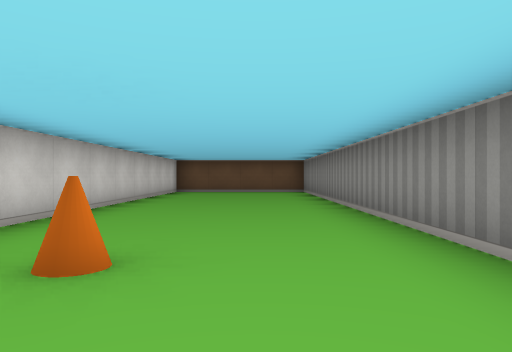
view 1 (above)

20 first-person views from a walk through a cub3D maze. The camera is about half as high as the walls, looks level and sees 70° across. The floor is counted in squares. Each view is taken from the middle of a square. On the plan, view 1 faces up. The plan holds only what a view shows up to about 9 squares ahead; the rest is blank.

view 2
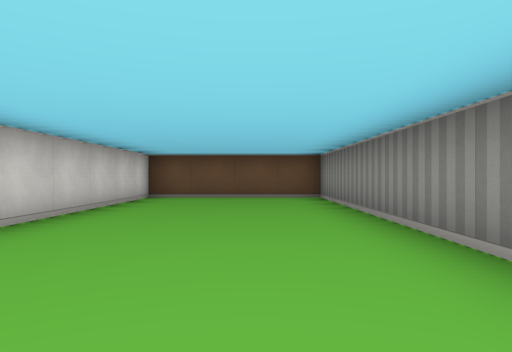

view 3
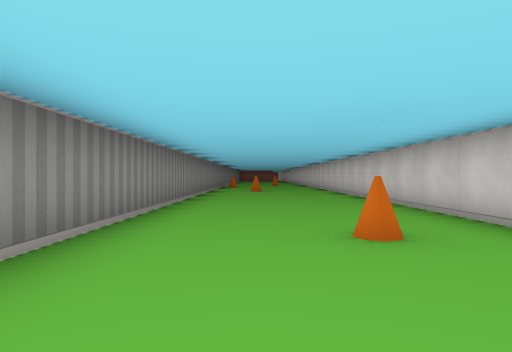

view 4
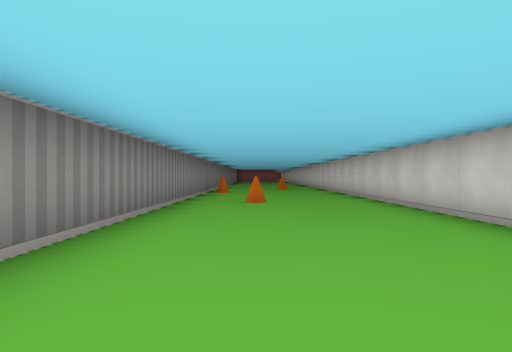

view 5
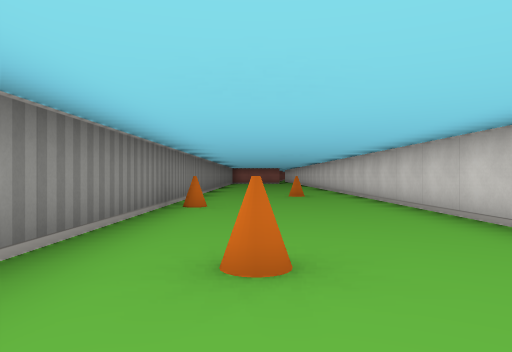

view 6
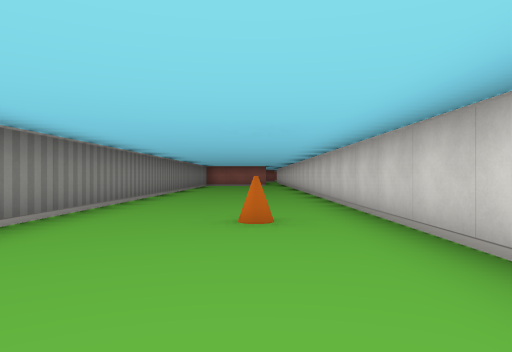

view 7
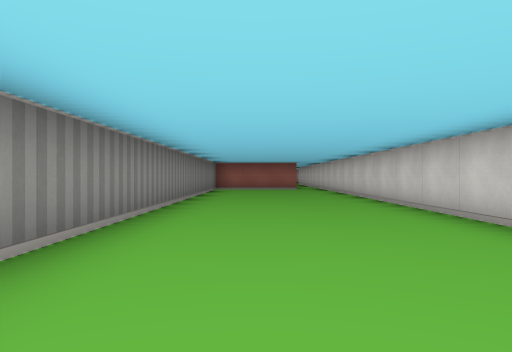

view 8
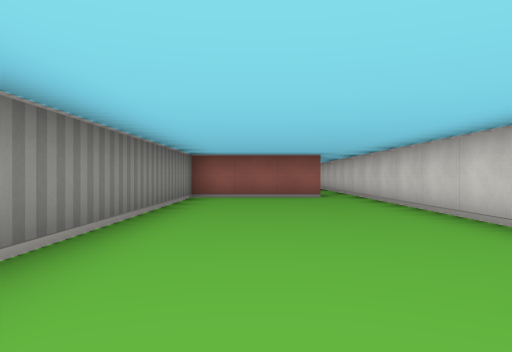

view 9
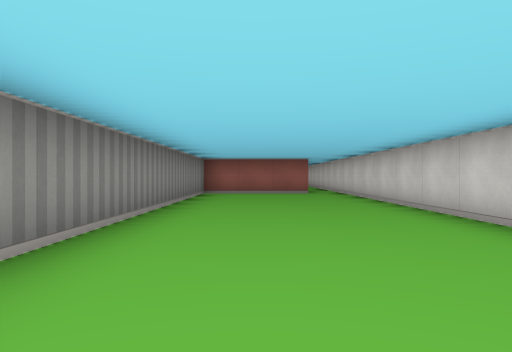

view 10
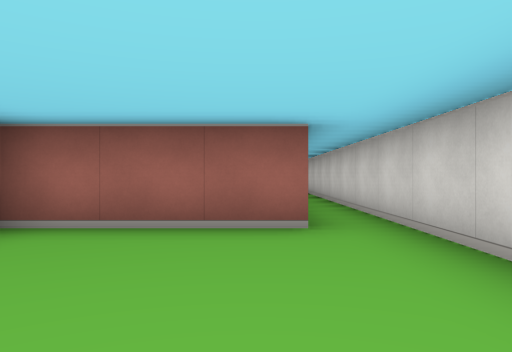

view 11
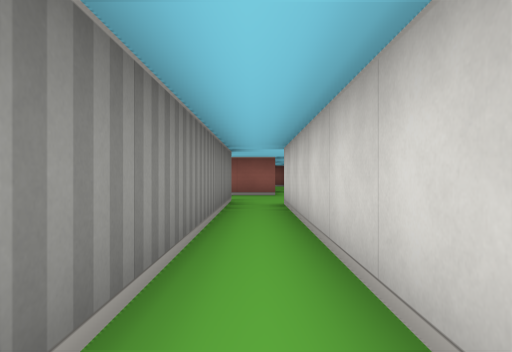

view 12
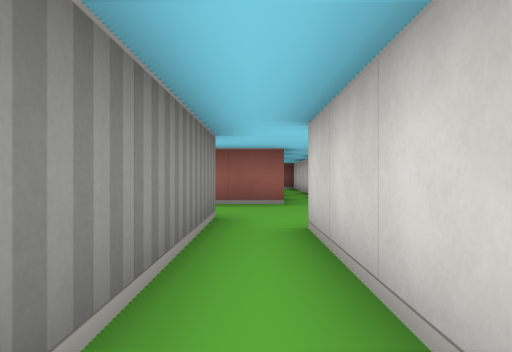

view 13
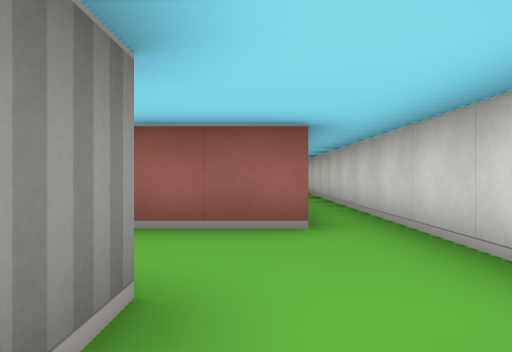

view 14
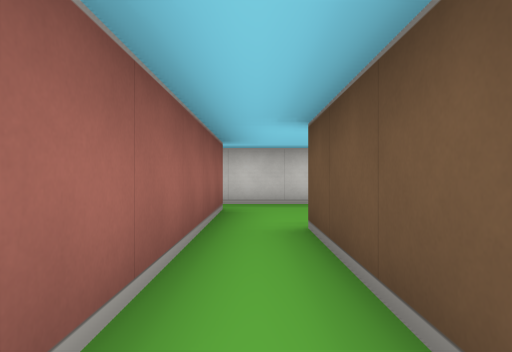

view 15
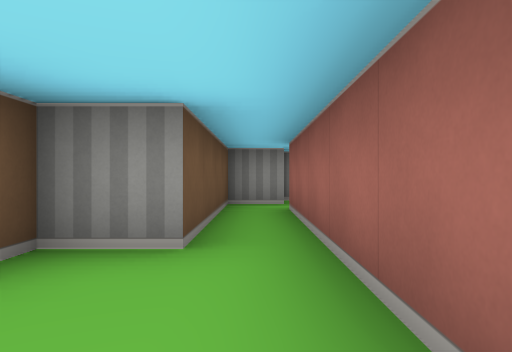

view 16
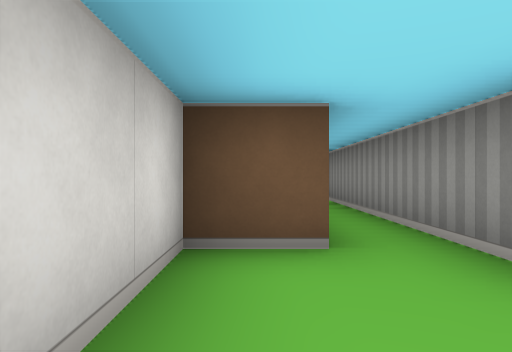

view 17
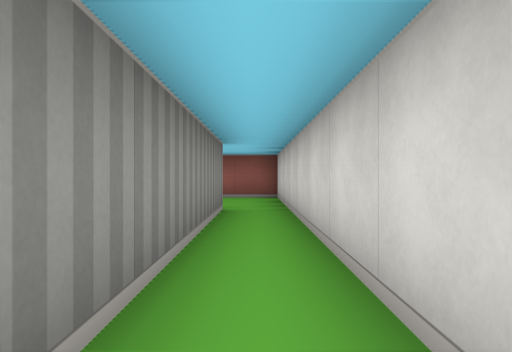

view 18
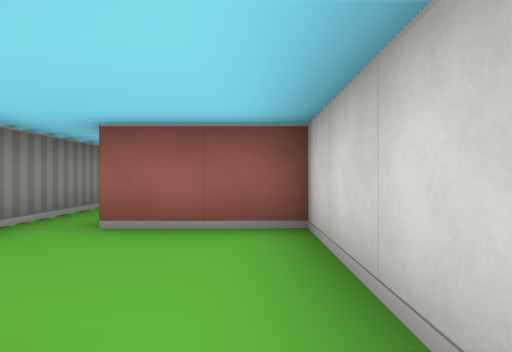

view 19
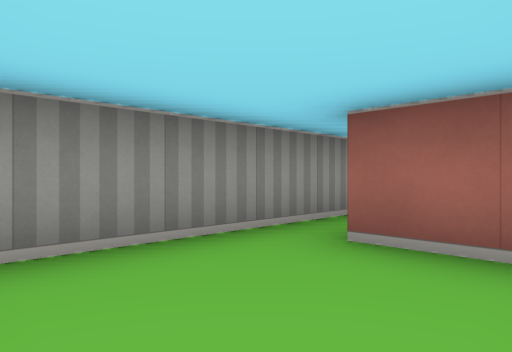

view 20
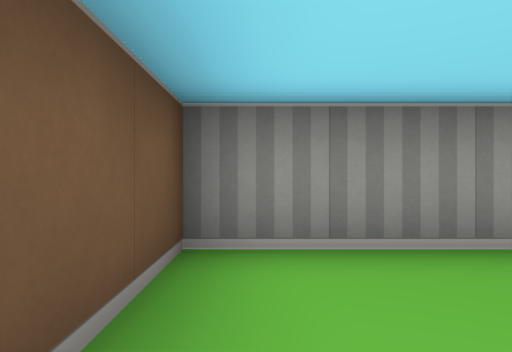

### Floor plan
Points are (right, up) in squares from view 1. A wall is a line through its corners. A room is listed if a view was taken in it or the views show most of it. See-through windows are left out.
Room 1 (views 1, 2, 3, 4, 5, 6, 7, 8, 9, 10)
walls: (-2.5, 1.5) (-2.5, -28.5); (-1.6, -28.5) (1.5, -28.5) (1.5, 11.5) (-2.5, 11.5) (-2.5, 3.5)
ways out: opening at (-2, -29) to room 2
objects: cone (-1, -14); cone (-1, 2); cone (0, -7); cone (1, -11)
Room 2 (views 11, 12, 13, 14, 15, 16, 17)
walls: (-1.5, -37.5) (-1.5, -30.6); (-2.5, -39.5) (2.4, -39.5); (3.5, -39.5) (3.5, -38.5) (-0.5, -38.5) (-0.5, -37.5); (-2.5, -28.5) (-2.5, -36.5) (-3.5, -36.5) (-3.5, -39.5)
ways out: opening at (-2, -29) to room 1; opening at (-3, -40) to room 3
Room 3 (views 18, 19, 20)
walls: (-0.5, -47.4) (-0.5, -44.5) (-2.5, -44.5) (-2.5, -39.5); (-3.5, -39.5) (-3.5, -47.5) (-1.5, -47.5)
ways out: opening at (-3, -40) to room 2; opening at (-1, -47)

Where each view was taken, in squares from view 1:
view 1: 0 up, 0 right, facing up
view 2: 3 up, 0 right, facing up
view 3: 5 up, 0 right, facing down
view 4: 0 up, 0 right, facing down
view 5: 5 down, 0 right, facing down
view 6: 10 down, 1 left, facing down
view 7: 15 down, 0 right, facing down
view 8: 20 down, 0 right, facing down
view 9: 18 down, 0 right, facing down
view 10: 25 down, 1 left, facing down
view 11: 30 down, 2 left, facing down
view 12: 33 down, 2 left, facing down
view 13: 36 down, 2 left, facing down
view 14: 39 down, 3 right, facing left
view 15: 39 down, 3 left, facing right
view 16: 39 down, 3 left, facing up
view 17: 39 down, 3 left, facing down
view 18: 44 down, 3 left, facing down
view 19: 45 down, 3 left, facing down-right
view 20: 45 down, 3 left, facing right
